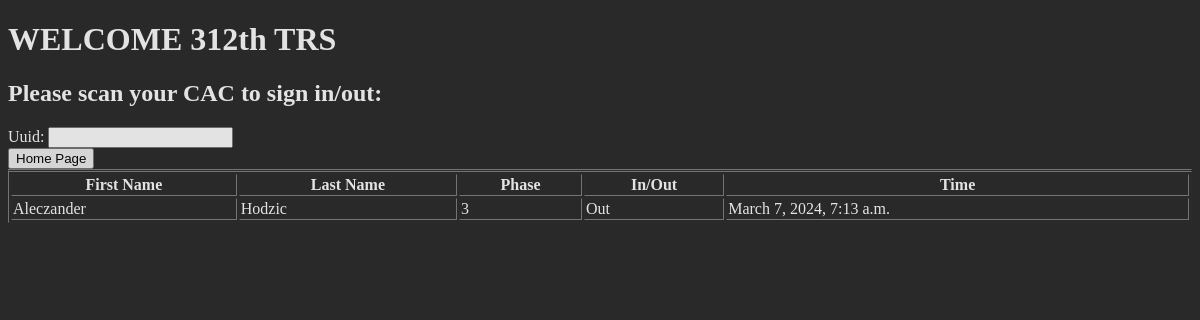
Before: /checkinout with the older database file.
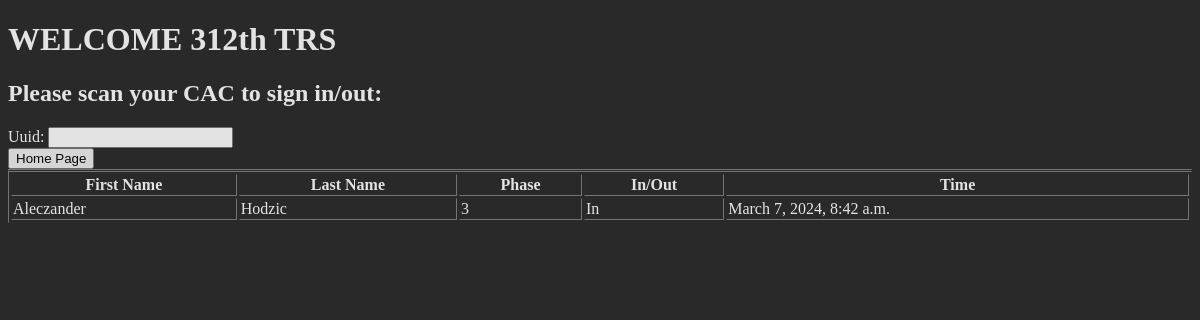
After: the same page with the newer database file.
### landing_page/models.py (models this page shows, shortened)
class Student(models.Model):
    UUID = models.CharField(max_length=25, default='Please Enter CAC UUID')
    First_Name = models.CharField(max_length=25)
    Last_Name = models.CharField(max_length=25)
    Gender = models.CharField(max_length=20, choices=[('Male', 'Male'), ('Female', 'Female')])
    Specialty = models.ForeignKey(Specialty, null=True, on_delete=models.SET_NULL)
    Rank = models.ForeignKey(Rank, null=True, on_delete=models.SET_NULL)
    Service = models.CharField(max_length=10, choices=[('USAF', 'USAF'), ('ARMY', 'ARMY'), ('USN', 'USN'), ('USMC', 'USMC'), ('USCG', 'USCG'), ('USSF', 'USSF'), ('Civilian', 'Civilian'), ('Other', 'Other')])
    Active_Status = models.CharField(max_length=20, choices=[('Active Duty', 'Active Duty'), ('Guard', 'Guard'), ('Reserve', 'Reserve'), ('N/A', 'N/A')])
    Notes = models.TextField(blank=True, null=True)
    Phone_Number = models.CharField(max_length=20)
    Email = models.CharField(max_length=50, blank=True, null=True)
    Date_of_Arrival = models.DateField(default=dt.date.today() - dt.timedelta(days=1))
    Building = models.ForeignKey(Building, null=True, on_delete=models.SET_NULL)
    Room = models.IntegerField()
    Work_Order = models.BooleanField(default=False)
    Work_Order_Note = models.TextField(blank=True, null=True)
    Phase = models.ForeignKey(Phase, null=True, on_delete=models.SET_NULL)
    Status = models.ForeignKey(Status, null=True, on_delete=models.SET_NULL)
    Schedule = models.ForeignKey(Schedule, null=True, on_delete=models.SET_NULL)
    Commanders_Pass = models.BooleanField(default=False)
    Form_4392 = models.BooleanField(default=False)
    Checked_In = models.BooleanField(default=False)
    In_Out_Time = models.DateTimeField(default=timezone.now(), blank=True, null=True)
    Time_24_hr = models.DateTimeField(default=timezone.now() + timezone.timedelta(days=1), blank=True, null=True)

class Phase(models.Model):
    Number = models.IntegerField(choices=[(0, 0), (1, 1), (2, 2), (3, 3), (4, 4), (5, 5), (6, 6), (7, 7), (8, 8), (9, 9)])
    Duty_Day_Curfew_From = models.TimeField(blank=True, null=True)
    Duty_Day_Curfew_To = models.TimeField(blank=True, null=True)
    Non_Duty_Day_Curfew_From = models.TimeField(blank=True, null=True)
    Non_Duty_Day_Curfew_To = models.TimeField(blank=True, null=True)

### landing_page/views.py (the view, shortened to what this page needs)
# urls.py: path('checkinout', views.checkinout, name='checkinout'),
def checkinout(request):
    all_students = {s.UUID: s for s in Student.objects.all()}
    to_return = sorted(all_students.values(), key=lambda x: x.In_Out_Time)[-35:]
    to_return.reverse()
    today = datetime.datetime.today()
    tomorrow = datetime.datetime.today() + datetime.timedelta(days=1)
    date = today.weekday()
    tomorrow_date = tomorrow.weekday()
    now = timezone.localtime()
    now = now.time()
    return render(request, 'mtlapp/checkinout.html', {'form' : ScanForm, 'students' : to_return})

### mtlapp/templates/mtlapp/checkinout.html (shortened to what this page needs)
<!DOCTYPE HTML>
<HTML>
	<head>
	</head>
	<body>
	<div class="good_text">
		<h1>WELCOME 312th TRS</h1>
		<h2>Please scan your CAC to sign in/out:</h2>
		<div class="container">
		<form style="float: left" method="POST" action"{% url 'checkinout' %}" enctype="multipart/form-data" autocomplete='off'>
			{{form}}
		<input type="button" name="landing_page" onclick="location.href='{% url 'landing_page' %}'" value="Home Page"></input>
		</div>
        <table id="foo" border='1'>
        <table border='1'>
          <tr>
            <th>First Name</th>
            <th>Last Name</th>
            <th>Phase</th>
            <th>In/Out</th>
            <th>Time</th>
          </tr>
          {% for x in students %}
            <tr>
              <td>{{ x.First_Name }}</td>
              <td>{{ x.Last_Name }}</td>
              <td>{{ x.Phase.Number }}</td>
              <td>{{ x.Checked_In|yesno:'In,Out' }}</td>
              <td>{{ x.In_Out_Time }}</td>
            </tr>
	    </div>
          {% endfor %}
	</body>
</HTML>

### mtlapp/templates/mtlapp/checkinout.html (style rules this page uses)
table { width: 100%; }
body { background-color: #292929; }
.good_text { color: #FFFFFF; opacity: 0.87; }
.container { display: flex; align-items: center; }
th { background-color: #292929; }

Changed rows visible on the page:
changed Student "Aleczander": Checked_In "Out" → "In"; In_Out_Time "March 7, 2024, 7:13 a.m." → "March 7, 2024, 8:42 a.m."
